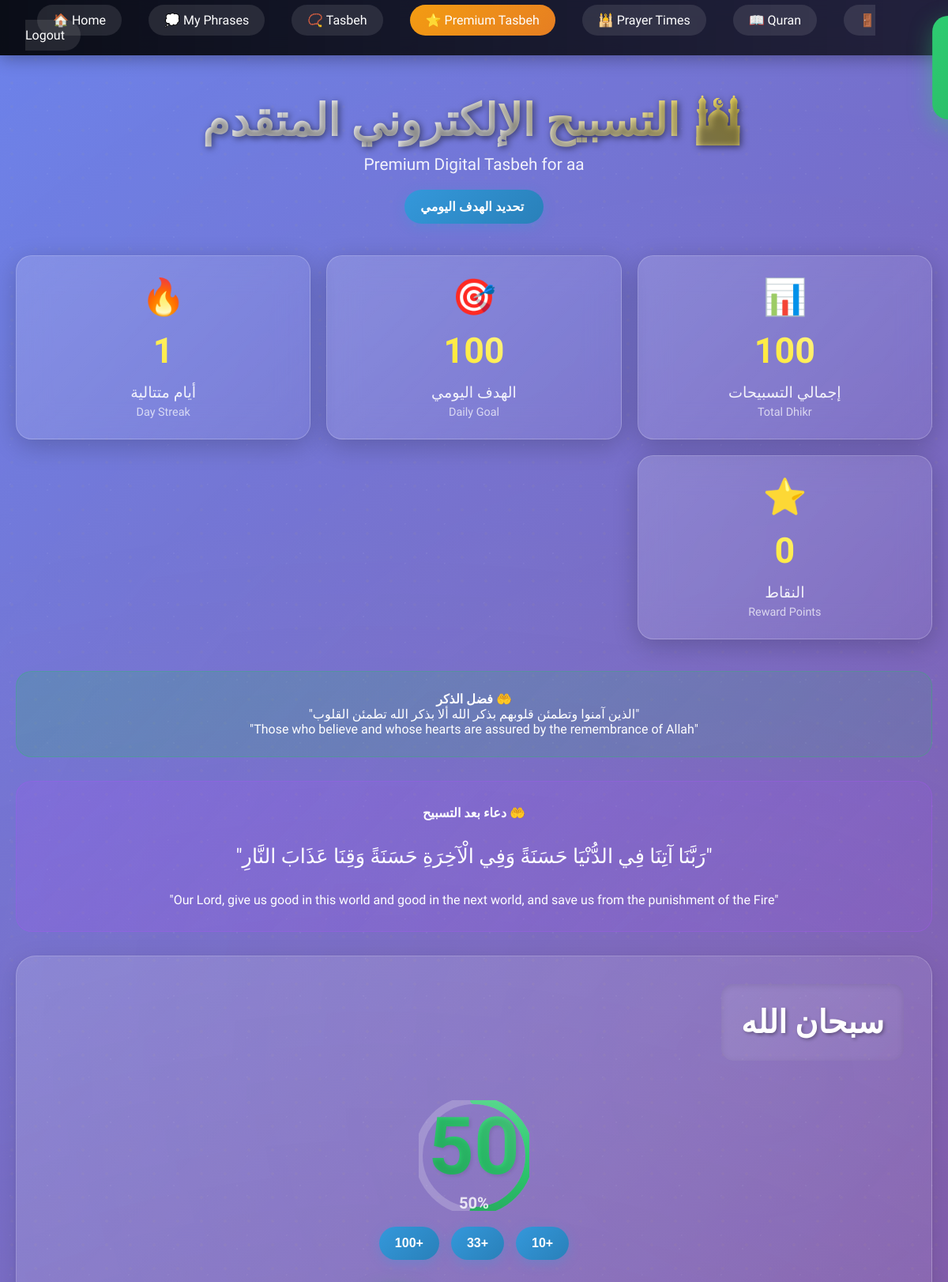
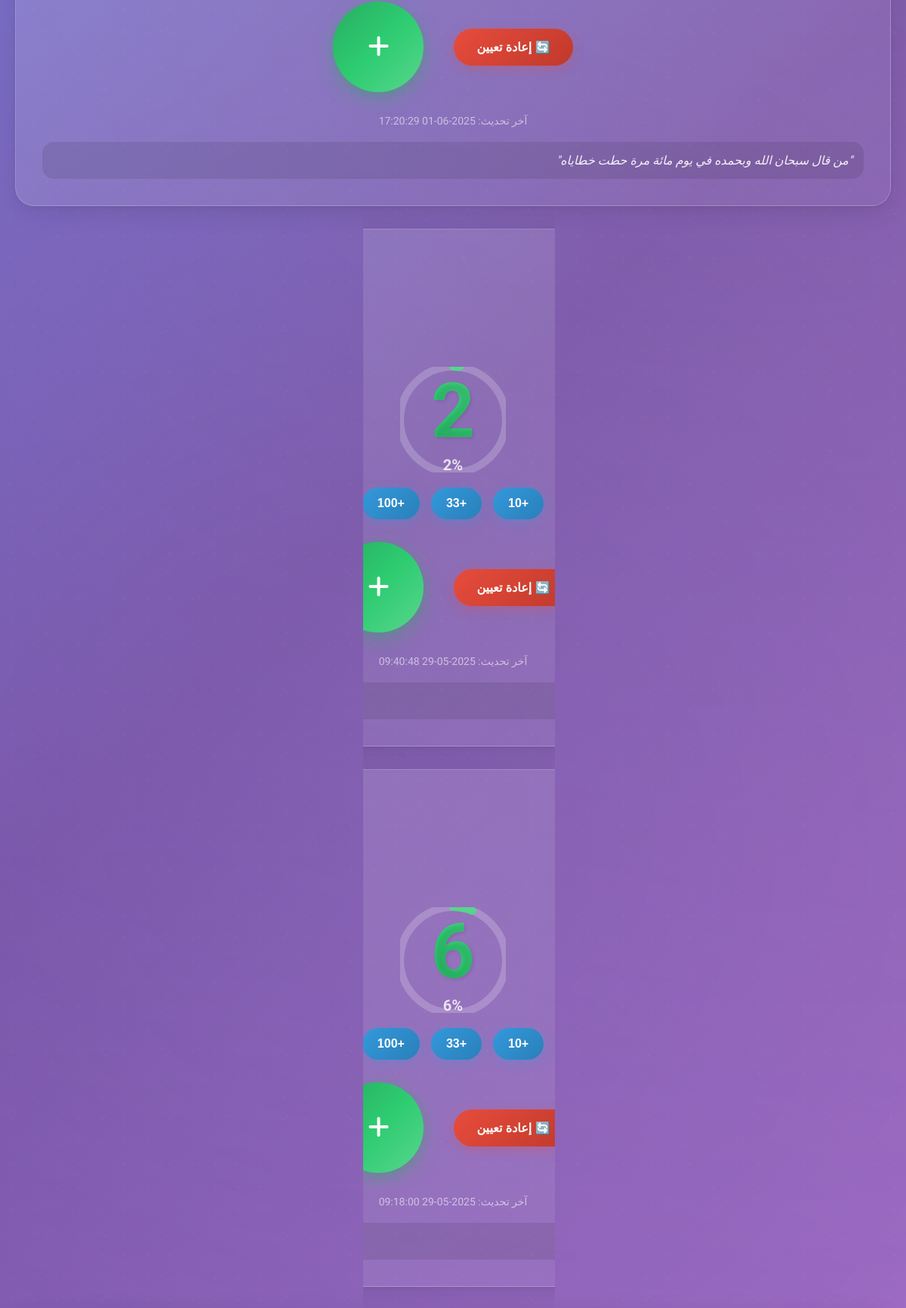
The page /tasbeh/premium (signed in, upper part) on the database its author committed (2 pictures, top to bottom).
### tables this page shows
CREATE TABLE tasbeh_counts (
            id INTEGER PRIMARY KEY AUTOINCREMENT,
            user_id INTEGER,
            phrase TEXT NOT NULL,
            count INTEGER DEFAULT 0,
            last_updated TIMESTAMP DEFAULT CURRENT_TIMESTAMP,
            FOREIGN KEY (user_id) REFERENCES users (id),
            UNIQUE(user_id, phrase)
        );

### app.py (the view)
@app.route('/tasbeh/premium')
def tasbeh_premium():
    if 'user_id' not in session:
        return redirect(url_for('login'))
    conn = get_db_connection()
    cursor = conn.cursor()
    cursor.execute('''
        SELECT phrase, count, last_updated
        FROM tasbeh_counts
        WHERE user_id = ?
        ORDER BY last_updated DESC
    ''', (session['user_id'],))
    user_counts = {}
    for row in cursor.fetchall():
        user_counts[row[0]] = {'count': row[1], 'last_updated': row[2]}
    conn.close()
    phrases_data = []
    for phrase in islamic_phrases:
        count_data = user_counts.get(phrase, {'count': 0, 'last_updated': None})
        phrases_data.append({
            'phrase': phrase,
            'count': count_data['count'],
            'last_updated': count_data['last_updated']
        })
    return render_template('tasbeh_premium.html', phrases=phrases_data, username=session.get('username'))

### app.py (called while the page is built)
def get_db_connection():
    db_path = '/app/data/app.db' if os.path.exists('/app/data') else 'app.db'
    return sqlite3.connect(db_path)

@app.context_processor
def inject_theme_settings():
    return {
        'theme_css': url_for('static', filename='css/theme.css'),
        'theme_js': url_for('static', filename='js/theme.js')
    }

### templates/tasbeh_premium.html (shortened to what this page needs)
<!DOCTYPE html>
<html lang="ar" dir="rtl">
<head>
    <link rel="stylesheet" href="https://cdnjs.cloudflare.com/ajax/libs/font-awesome/6.4.0/css/all.min.css">
</head>
<body>
    <nav class="navbar" style="direction: ltr;">
        <a href="{{ url_for('home') }}">🏠 Home</a>
        <a href="{{ url_for('my_phrases') }}">💭 My Phrases</a>
        <a href="{{ url_for('tasbeh') }}">📿 Tasbeh</a>
        <a href="{{ url_for('tasbeh_premium') }}" style="background: linear-gradient(135deg, #f39c12, #e67e22); color: white;">⭐ Premium Tasbeh</a>
        <a href="{{ url_for('prayer_times') }}">🕌 Prayer Times</a>
        <a href="{{ url_for('quran') }}">📖 Quran</a>
        <a href="{{ url_for('logout') }}">🚪 Logout</a>
    </nav>
    <div class="container">
        <div class="header">
            <h1>🕌 التسبيح الإلكتروني المتقدم</h1>
            <p>Premium Digital Tasbeh for {{ username }}</p>
            <div style="margin-top: 15px;">
                <button class="quick-add-btn" onclick="openGoalModal()">
                     تحديد الهدف اليومي
                </button>
            </div>
        </div>
        <div class="stats-dashboard">
            <div class="stat-card">
                <div class="stat-icon">📊</div>
                <div class="stat-value" id="totalCountStat">0</div>
                <div class="stat-label">إجمالي التسبيحات</div>
                <div class="stat-subtitle">Total Dhikr</div>
            </div>
            <div class="stat-card">
                <div class="stat-icon">🎯</div>
                <div class="stat-value" id="dailyGoalStat">100</div>
                <div class="stat-label">الهدف اليومي</div>
                <div class="stat-subtitle">Daily Goal</div>
            </div>
            <div class="stat-card">
                <div class="stat-icon">🔥</div>
                <div class="stat-value" id="streakStat">1</div>
                <div class="stat-label">أيام متتالية</div>
                <div class="stat-subtitle">Day Streak</div>
            </div>
            <div class="stat-card">
                <div class="stat-icon">⭐</div>
                <div class="stat-value" id="pointsStat">0</div>
                <div class="stat-label">النقاط</div>
                <div class="stat-subtitle">Reward Points</div>
            </div>
        </div>
        <div class="islamic-reminder">
            <h4>🤲 فضل الذكر</h4>
            <p>"الذين آمنوا وتطمئن قلوبهم بذكر الله ألا بذكر الله تطمئن القلوب"</p>
            <p>"Those who believe and whose hearts are assured by the remembrance of Allah"</p>
        </div>
        <div class="dua-section">
            <h4>🤲 دعاء بعد التسبيح</h4>
            <div class="dua-text">
                "رَبَّنَا آتِنَا فِي الدُّنْيَا حَسَنَةً وَفِي الْآخِرَةِ حَسَنَةً وَقِنَا عَذَابَ النَّارِ"
            </div>
            <p>"Our Lord, give us good in this world and good in the next world, and save us from the punishment of the Fire"</p>
        </div>
        {% for phrase_data in phrases %}
        <div class="phrase-container" style="animation-delay: {{ loop.index0 * 0.1 }}s">
            <div class="phrase-header">
                <div class="phrase-text">{{ phrase_data.phrase }}</div>
            </div>
            <div class="progress-section">
                <div class="progress-ring">
                    <svg class="progress-ring-circle">
                        <circle class="progress-ring-background" cx="70" cy="70" r="70"></circle>
                        <circle class="progress-ring-progress" cx="70" cy="70" r="70" id="progress-{{ loop.index0 }}"></circle>
                    </svg>
                    <div class="progress-ring-text">
                        <div class="count-display" id="count-{{ loop.index0 }}">{{ phrase_data.count }}</div>
                        <div class="progress-percentage" id="percentage-{{ loop.index0 }}">0%</div>
                    </div>
                </div>
            </div>
            <div class="quick-add-section">
                <button class="quick-add-btn" onclick="quickAdd('{{ phrase_data.phrase }}', 10, {{ loop.index0 }})">
                    +10
                </button>
                <button class="quick-add-btn" onclick="quickAdd('{{ phrase_data.phrase }}', 33, {{ loop.index0 }})">
                    +33
                </button>
                <button class="quick-add-btn" onclick="quickAdd('{{ phrase_data.phrase }}', 100, {{ loop.index0 }})">
                    +100
                </button>
            </div>
            <div class="counter-section">
                <button class="reset-btn" onclick="resetCount('{{ phrase_data.phrase }}', this, {{ loop.index0 }})">
                    🔄 إعادة تعيين
                </button>
                <button class="count-btn main" onclick="incrementCount('{{ phrase_data.phrase }}', {{ loop.index0 }}, this)">
                    <i class="fas fa-plus"></i>
                </button>
            </div>
            {% if phrase_data.last_updated %}
            <div class="last-updated">
                آخر تحديث: {{ phrase_data.last_updated }}
            </div>
            {% endif %}
            <div class="hadith-quote">
                {% if phrase_data.phrase == "سبحان الله" %}
                    "من قال سبحان الله وبحمده في يوم مائة مرة حطت خطاياه"
                {% elif phrase_data.phrase == "الحمد لله" %}
                    "الحمد لله تملأ الميزان"
                {% elif phrase_data.phrase == "الله أكبر" %}
                    "التكبير يملأ ما بين السماء والأرض"
                {% elif phrase_data.phrase == "لا إله إلا الله" %}
                    "أفضل الذكر لا إله إلا الله"
                {% endif %}
            </div>
        </div>
        {% endfor %}
    </div>
    <div class="achievement-notification" id="achievementNotification">
    </div>
</body>
</html>

### rows shown on the page
tasbeh_counts: phrase "سبحان الله", count "50", last_updated "2025-06-01 17:20:29", shows "\"من قال سبحان الله وبحمده في يوم مائة مرة حطت خطاياه\""
tasbeh_counts: count "2", last_updated "2025-05-29 09:40:48"
tasbeh_counts: count "6", last_updated "2025-05-29 09:18:00"

### other values the page prints
{{ username }} "aa"
